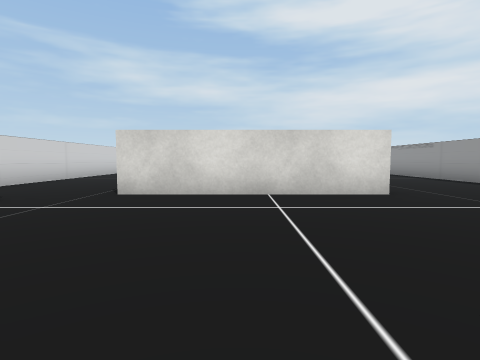
View 1 (above)

12 first-person views from a walk through a scene from a Unity 3-D project. The camera is 0.59 m above the floor, tilts 4° down and sees 80° across. The floor is counted in squares, 1 m on a side. Each view is taken from the middle of a square. On the plan, view 1 faces up. The plan holds only what a view shows up to about 9 squares ahead; the rest is blank. The player is left out. Some surface patterns are stand-ins.

View 2
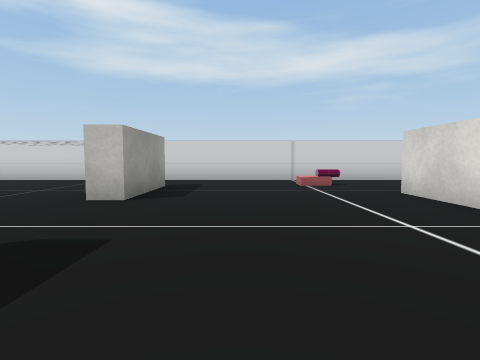

View 3
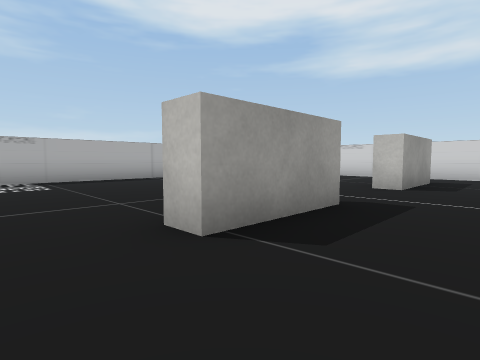

View 4
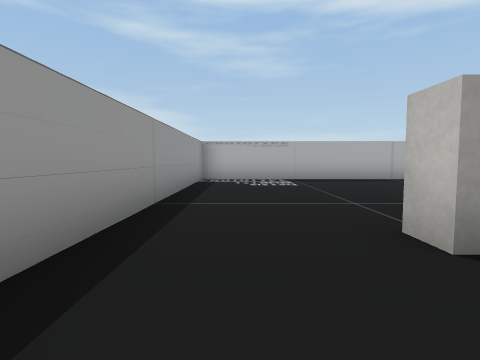

View 5
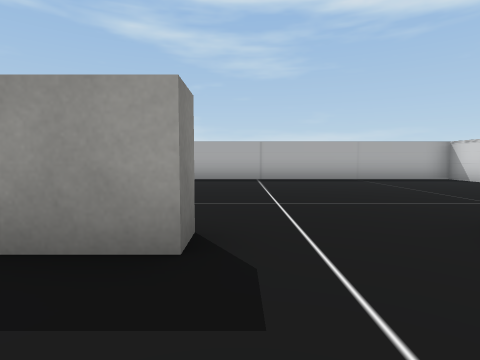

View 6
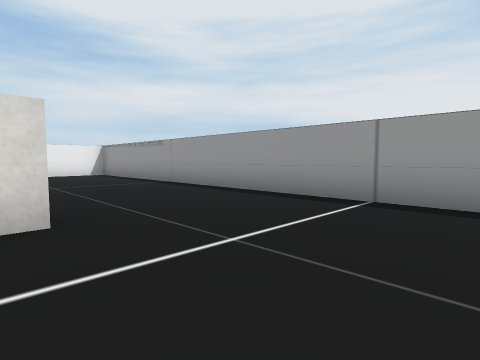

View 7
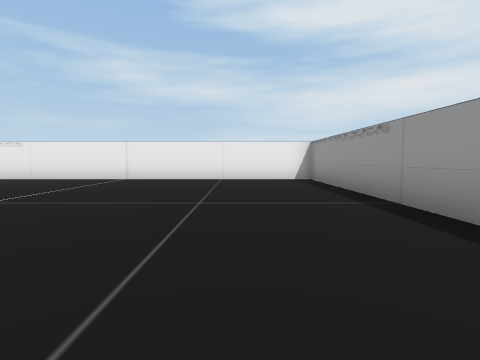

View 8
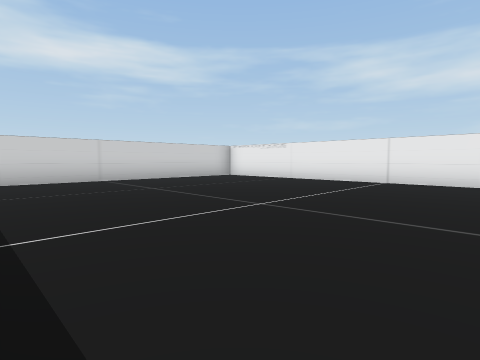

View 9
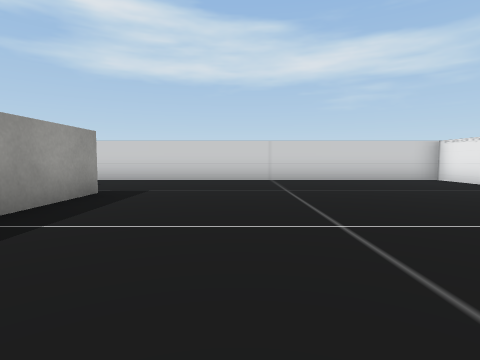

View 10
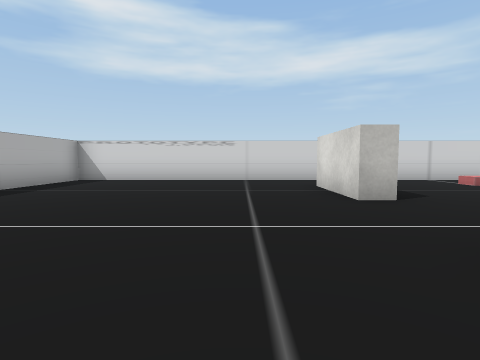

View 11
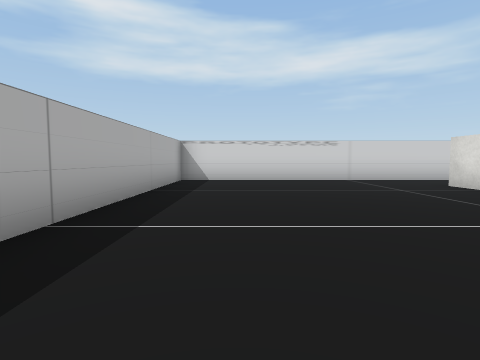

View 12
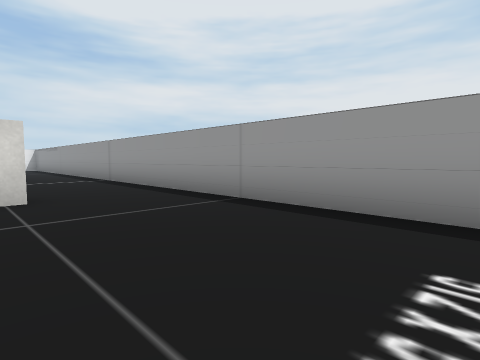

### Floor plan
Points are (right, up) in squares from view 1. A wall is a line through its corners. A room is listed if a view was taken in it or the views show most of it. See-through windows are left out.
Room 1 (views 1, 2, 3, 4, 5, 6, 7, 8, 9, 10, 11, 12)
walls: (-2.1, 5.5) (0, 5.5); (2.6, 4.9) (-2.1, 4.9); (1.4, -0.4) (1.4, 0.3) (3.7, 0.3) (3.7, -0.4); (-3.5, 0.3) (-1.2, 0.3) (-1.2, -0.3) (-3.5, -0.3); (-5.4, 13.8) (-5.4, -6.7) (6.2, -6.7) (6.2, 13.8) (-5.4, 13.8)
objects: other object (-4, 4)

Where each view was taken, in squares from view 1:
view 1: 0 up, 0 right, facing up
view 2: 2 up, 3 right, facing left
view 3: 2 up, 5 right, facing down-left
view 4: 2 up, 5 right, facing down
view 5: 2 up, 1 right, facing down
view 6: 2 up, 2 right, facing up-right
view 7: 5 up, 4 right, facing up
view 8: 6 up, 3 right, facing up-left
view 9: 8 up, 3 right, facing left
view 10: 2 down, 3 right, facing left
view 11: 5 down, 3 right, facing left
view 12: 5 down, 3 right, facing up-right
